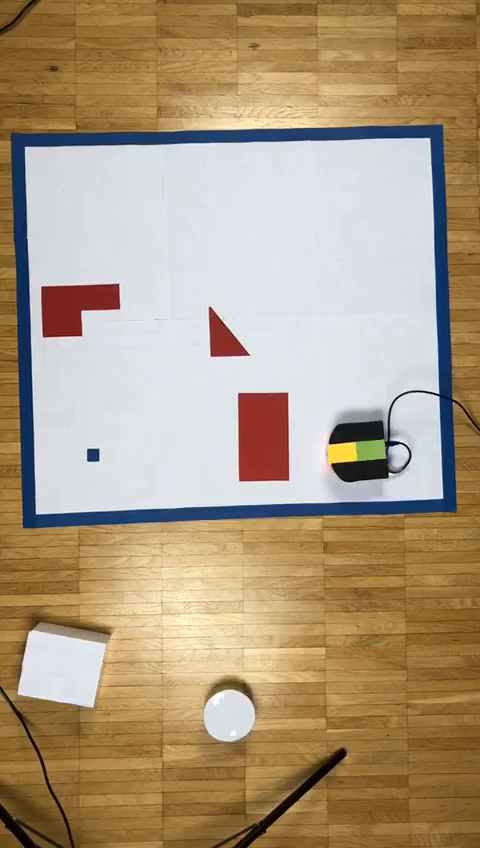
#> input picture frame 31 of images/local.mp4, 480 x 848 px, given in place of long.mov, which was not available
$ jupyter execute 'Video following.ipynb'   (shell and % lines are left out)   (text cells are left out)
#> lines starting #> are read from the running program, lines starting #| are printed output that depends on the picture; after the words box and inside, x2 and y2 are one past the last pixel; in counts of white or black regions, pixels touching at a corner belong together; pictures that were not available may be replaced by others from this repository, and a replacement may not be noted
[cell 1]
#le mieux avec un mask bleu

import cv2
import numpy as np

# i = 0 pour main webcam aka built in, 1 for first usb port etc
#cap = cv2.VideoCapture(i)


#cap = cv2.VideoCapture('test.mp4')
cap = cv2.VideoCapture('long.mov')

fW = int(cap.get(cv2.CAP_PROP_FRAME_WIDTH))
fH = int(cap.get(cv2.CAP_PROP_FRAME_HEIGHT))
gW = 44
gH = 42
cam_grid_ratio = (gW/fW, gH/fH)

low_blue = np.array([110,50,50])
up_blue = np.array([132,255,255])

while(1):

    _, frame = cap.read()
#> frame is the input picture: shape (848, 480, 3); mean B, G, R 127.7, 155, 173.3
    hsv = cv2.cvtColor(frame, cv2.COLOR_BGR2HSV)
#> hsv: shape (848, 480, 3); mean H, S, V 53.5, 102.2, 180.9

    mask = cv2.inRange(hsv, low_blue, up_blue)
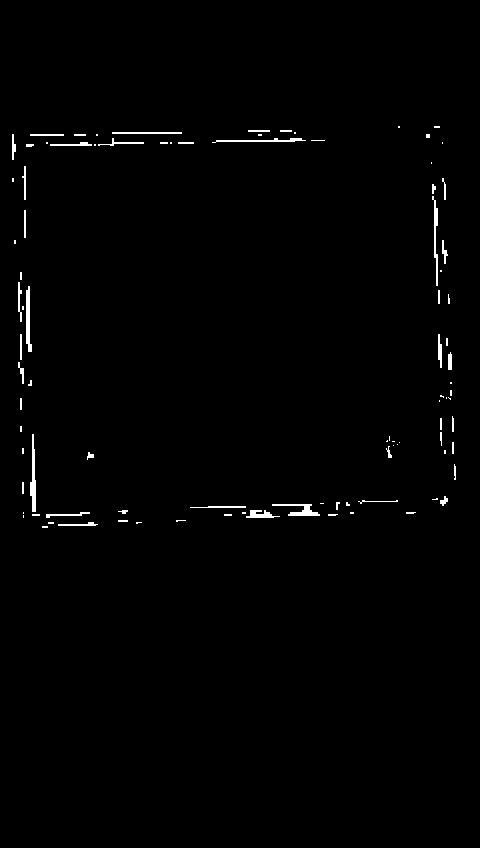
#> mask: shape (848, 480); 0.92% white; 95 white regions (51 under 20 px)
    res = cv2.bitwise_and(frame,frame, mask= mask)


    contours, hierarchy = cv2.findContours(mask,cv2.RETR_TREE,cv2.CHAIN_APPROX_SIMPLE)[-2:]
#> contours = 95 contours, 71 with area under 20; largest, box (x1, y1, x2, y2) and area: (30, 434, 36, 512) 198, (26, 286, 32, 352) 186, (272, 504, 320, 516) 171, (432, 196, 438, 286) 130, (246, 510, 280, 518) 111
    areas = [cv2.contourArea(c) for c in contours]
#> areas = 95 values, max 198 at index 38, min 0 at index 6, mean 21.42
    if len(areas) < 1:

        # Display the resulting frame
        frame = cv2.resize(frame, (0, 0), None, .5, .5)
        cv2.imshow('frame',frame)
        # If "q" is pressed on the keyboard, exit this loop
        if cv2.waitKey(1) & 0xFF == ord('q'):
            break


        continue

    else:
        # Find the largest moving object in the image
        max_index = np.argmax(areas)
#> max_index = 38

        cnt = contours[max_index]
#> cnt = contour of 14 points, box (x1, y1, x2, y2) (30, 434, 36, 512), area 198

        epsilon = 0.005*cv2.arcLength(cnt,True)
#> epsilon = 0.808
        approx = cv2.approxPolyDP(cnt,epsilon,True)
#> approx = contour of 10 points, box (x1, y1, x2, y2) (30, 434, 36, 512), area 198
        hull = cv2.convexHull(cnt, returnPoints=False)
#> hull = [13, 11, 9, 8, 7, 4, 3, 0]
        cv2.drawContours(frame, [approx], -1, (0, 0, 255), 3)

        x,y,w,h = cv2.boundingRect(cnt)
#> x = 30; y = 434; w = 6; h = 78
        #cv2.rectangle(frame,(x,y),(x+w,y+h),(0,255,0),3)

        # Draw circle in the center of the bounding box
        x2 = x + int(w/2)
#> x2 = 33
        y2 = y + int(h/2)
#> y2 = 473
        cv2.circle(frame,(x2,y2),4,(255,255,0),-1)
#> frame: shape (848, 480, 3); mean B, G, R 127.5, 154.9, 173.5

    # Print the centroid coordinates (we'll use the center of the
    # bounding box) on the image
        text = "x: " + str(x2) + ", y: " + str(y2)
#> text = 'x: 33, y: 473'
        cv2.putText(frame, text, (x2 - 10, y2 - 10),
        cv2.FONT_HERSHEY_SIMPLEX, 0.5, (255, 255, 0), 2)

        text2 = "x: " + str(int(x2*cam_grid_ratio[0])) + ", y: " + str(gW-int(y2*cam_grid_ratio[1]))
#> text2 = 'x: 3, y: 21'
        cv2.putText(frame, text2, (x2 - 10, y2 + 20),
        cv2.FONT_HERSHEY_SIMPLEX, 0.5, (255, 255, 0), 2)
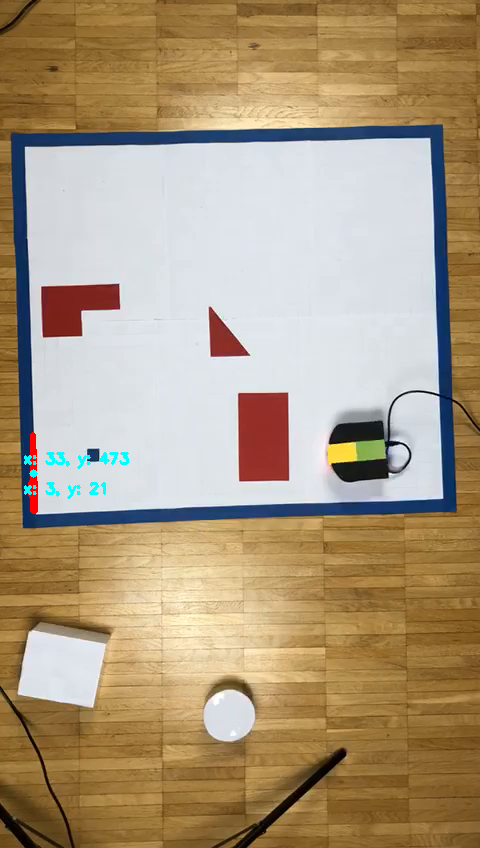
#> frame: shape (848, 480, 3); mean B, G, R 127.7, 155.1, 173

        frame = cv2.resize(frame, (0, 0), None, .5, .5)
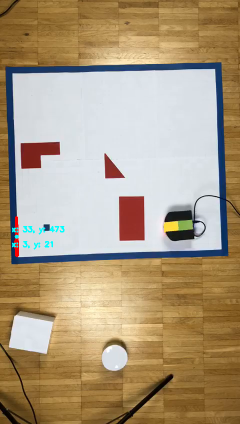
#> frame: shape (424, 240, 3); mean B, G, R 127.8, 155.2, 173.1
        cv2.imshow('frame',frame)
    if cv2.waitKey(1) & 0xFF == ord('q'):
#> (key q is pressed here)
        break

cv2.destroyAllWindows()
cap.release()

$ run again, starting later in the video
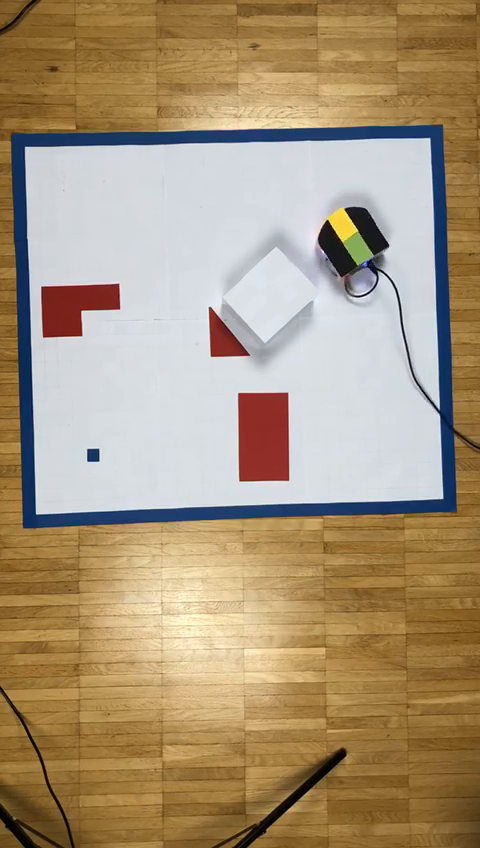
#> input picture frame 141 of images/local.mp4, 480 x 848 px, given in place of long.mov, which was not available
#> frame is the input picture: shape (848, 480, 3); mean B, G, R 121.7, 150.2, 169.2
#> hsv: shape (848, 480, 3); mean H, S, V 51.9, 105.1, 176.5
#> `mask = cv2.inRange(hsv, low_blue, up_blue)`:
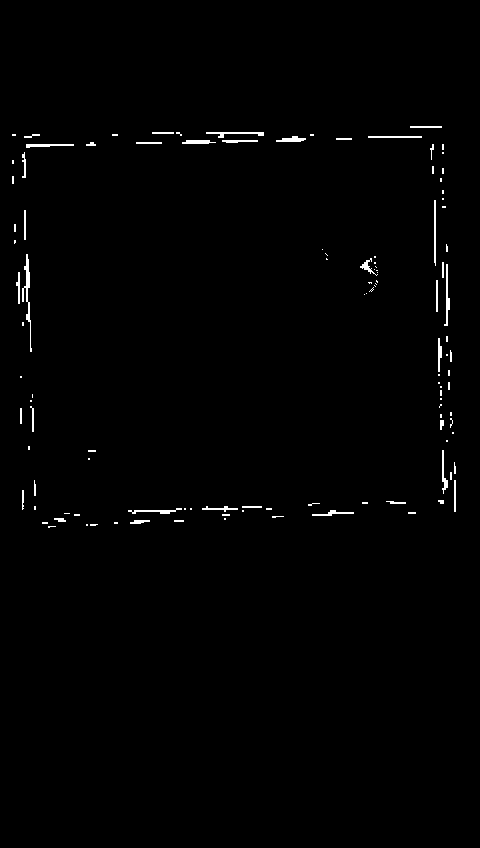
#> mask: shape (848, 480); 0.86% white in thin lines or dots, all inside (x1, y1, x2, y2) = (12, 126, 456, 528)
#> contours = 117 contours, 91 with area under 20; largest, box (x1, y1, x2, y2) and area: (22, 254, 32, 352) 150, (444, 264, 450, 326) 86, (206, 132, 264, 138) 83, (276, 136, 306, 142) 80, (26, 144, 74, 148) 74
#> areas = 117 values, max 150 at index 81, min 0 at index 12, mean 15.29
#> max_index = 81
#> cnt = contour of 48 points, box (x1, y1, x2, y2) (22, 254, 32, 352), area 150
#> epsilon = 1.21
#> approx = contour of 20 points, box (x1, y1, x2, y2) (22, 254, 32, 352), area 148
#> hull = [47, 45, 43, 33, 32, 31, 13, 12, 3, 0]
#> x = 22; y = 254; w = 10; h = 98
#> x2 = 27
#> y2 = 303
#> text = 'x: 27, y: 303'
#> text2 = 'x: 2, y: 29'
#> `frame = cv2.resize(frame, (0, 0), None, .5, .5)`:
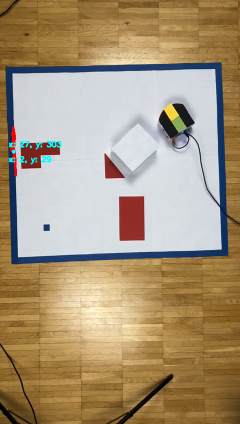
#> frame: shape (424, 240, 3); mean B, G, R 122, 150.6, 169.2

$ run again, starting later in the video
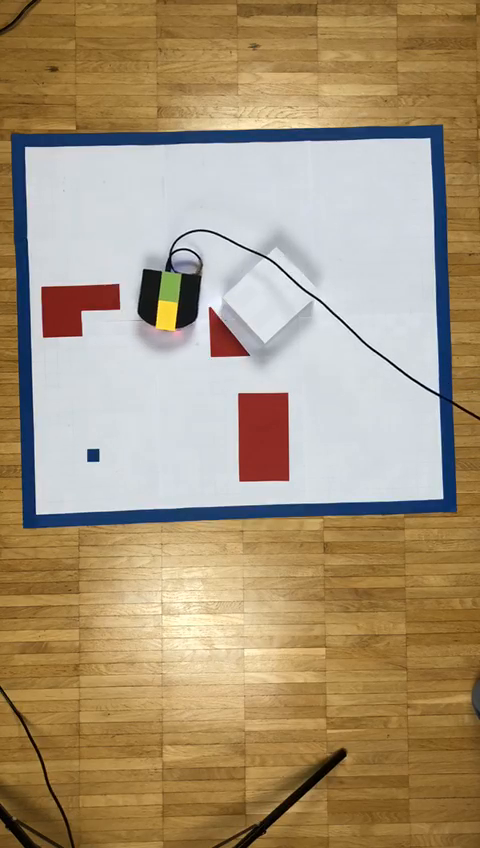
#> input picture frame 252 of images/local.mp4, 480 x 848 px, given in place of long.mov, which was not available
#> frame is the input picture: shape (848, 480, 3); mean B, G, R 121.2, 150.1, 169.2
#> hsv: shape (848, 480, 3); mean H, S, V 52, 105.8, 176.7
#> `mask = cv2.inRange(hsv, low_blue, up_blue)`:
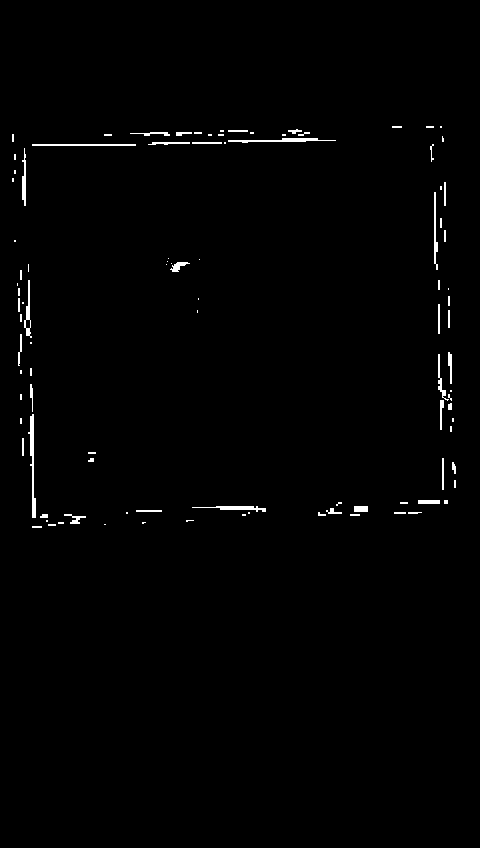
#> mask: shape (848, 480); 0.95% white; 100 white regions (53 under 20 px)
#> contours = 101 contours, 73 with area under 20; largest, box (x1, y1, x2, y2) and area: (28, 414, 36, 518) 226, (228, 138, 336, 143) 154, (24, 280, 32, 338) 140, (192, 506, 266, 512) 129, (32, 144, 136, 146) 103
#> areas = 101 values, max 226.5 at index 33, min 0 at index 1, mean 21.52
#> max_index = 33
#> cnt = contour of 25 points, box (x1, y1, x2, y2) (28, 414, 36, 518), area 226
#> epsilon = 1.1
#> approx = contour of 14 points, box (x1, y1, x2, y2) (28, 414, 36, 518), area 188
#> hull = [24, 21, 20, 19, 7, 6, 3, 0]
#> x = 28; y = 414; w = 8; h = 104
#> x2 = 32
#> y2 = 466
#> text = 'x: 32, y: 466'
#> text2 = 'x: 2, y: 21'
#> `frame = cv2.resize(frame, (0, 0), None, .5, .5)`:
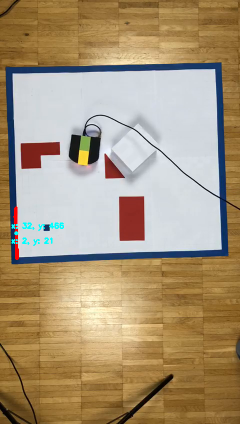
#> frame: shape (424, 240, 3); mean B, G, R 121.3, 150.3, 169.2
